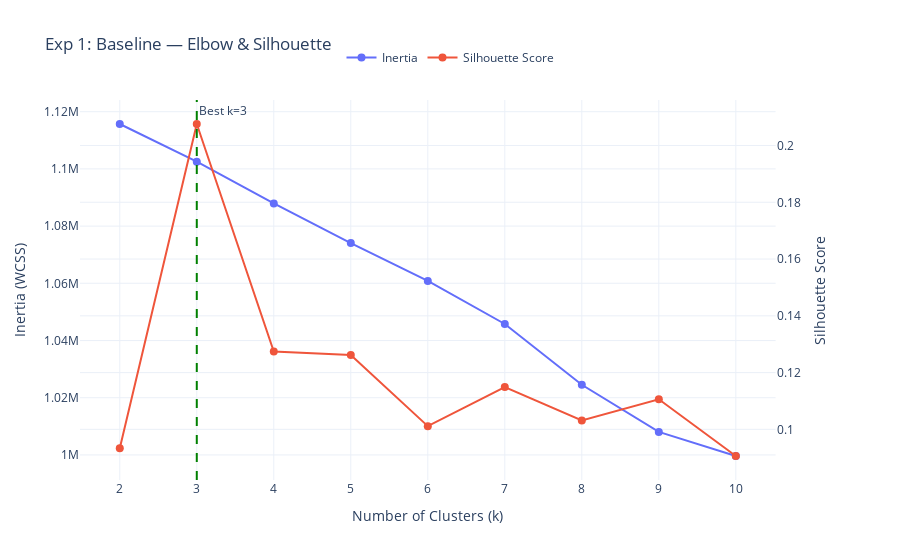

The notebook cell this image was saved under:
### Code cell
fig = plot_elbow(
    exp1["elbow"].k_values, exp1["elbow"].inertias,
    exp1["elbow"].silhouette_scores, best_k=exp1["best_k"],
)
fig.update_layout(title="Exp 1: Baseline — Elbow & Silhouette")
fig.show()

### Figure 1 — Plotly figure (JSON) as saved in the notebook; plotly's stock layout.template omitted (floating-point values rounded to 4 significant figures)
{"data": [{"line": {"color": "#636EFA", "width": 2}, "marker": {"size": 8}, "mode": "lines+markers", "name": "Inertia", "type": "scatter", "x": [2, 3, 4, 5, 6, 7, 8, 9, 10], "xaxis": "x", "y": [1116000.0, 1103000.0, 1088000.0, 1074000.0, 1061000.0, 1046000.0, 1025000.0, 1008000.0, 999600.0], "yaxis": "y"}, {"line": {"color": "#EF553B", "width": 2}, "marker": {"size": 8}, "mode": "lines+markers", "name": "Silhouette Score", "type": "scatter", "x": [2, 3, 4, 5, 6, 7, 8, 9, 10], "xaxis": "x", "y": [0.09331, 0.2076, 0.1274, 0.1262, 0.1011, 0.1149, 0.1031, 0.1106, 0.09061], "yaxis": "y2"}], "layout": {"annotations": [{"showarrow": false, "text": "Best k=3", "x": 3, "xanchor": "left", "xref": "x", "y": 1, "yanchor": "top", "yref": "y domain"}], "legend": {"orientation": "h", "x": 0.5, "xanchor": "center", "y": 1.15}, "shapes": [{"line": {"color": "green", "dash": "dash"}, "type": "line", "x0": 3, "x1": 3, "xref": "x", "y0": 0, "y1": 1, "yref": "y domain"}], "title": {"text": "Exp 1: Baseline — Elbow & Silhouette"}, "xaxis": {"anchor": "y", "domain": [0.0, 0.94], "title": {"text": "Number of Clusters (k)"}}, "yaxis": {"anchor": "x", "domain": [0.0, 1.0], "title": {"text": "Inertia (WCSS)"}}, "yaxis2": {"anchor": "x", "overlaying": "y", "side": "right", "title": {"text": "Silhouette Score"}}}}
